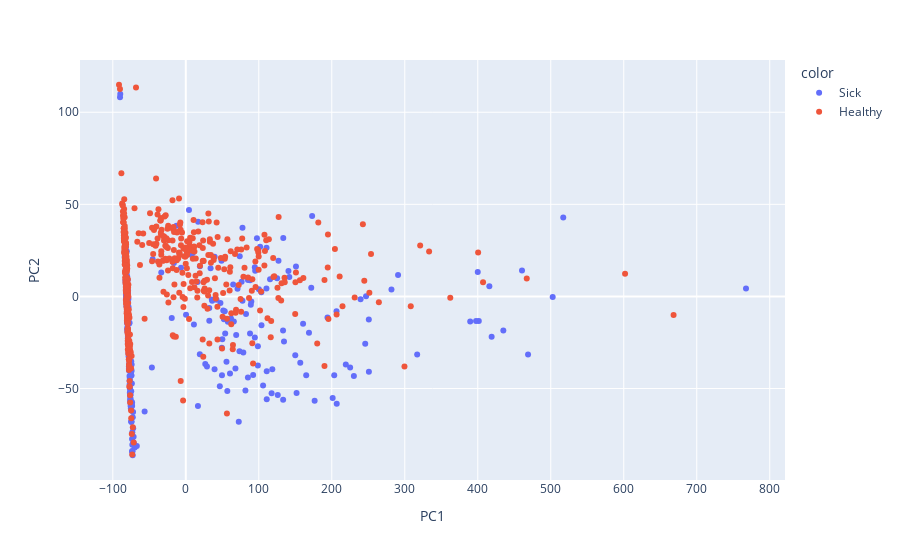

The notebook cell saved with this chart:
### Code cell
fig = px.scatter(X_reduced,x='PC1', y='PC2', color=df['Outcome_label'])
features = ['PC1','PC2']
dimensions=features
Xlabel = 'PC1'
fig.show()

### Figure 1 — Plotly figure (JSON) as saved in the notebook; plotly's stock layout.template omitted (floating-point values rounded to 4 significant figures; data arrays with more than 128 entries replaced by an {"elided": "..."} marker saying what was removed)
{"data": [{"hovertemplate": "color=Sick<br>PC1=%{x}<br>PC2=%{y}<extra></extra>", "legendgroup": "Sick", "marker": {"color": "#636efa", "symbol": "circle"}, "mode": "markers", "name": "Sick", "orientation": "v", "showlegend": true, "type": "scatter", "x": {"elided": "268 float values"}, "xaxis": "x", "y": {"elided": "268 float values"}, "yaxis": "y"}, {"hovertemplate": "color=Healthy<br>PC1=%{x}<br>PC2=%{y}<extra></extra>", "legendgroup": "Healthy", "marker": {"color": "#EF553B", "symbol": "circle"}, "mode": "markers", "name": "Healthy", "orientation": "v", "showlegend": true, "type": "scatter", "x": {"elided": "500 float values"}, "xaxis": "x", "y": {"elided": "500 float values"}, "yaxis": "y"}], "layout": {"legend": {"title": {"text": "color"}, "tracegroupgap": 0}, "margin": {"t": 60}, "xaxis": {"anchor": "y", "domain": [0, 1], "title": {"text": "PC1"}}, "yaxis": {"anchor": "x", "domain": [0, 1], "title": {"text": "PC2"}}}}
